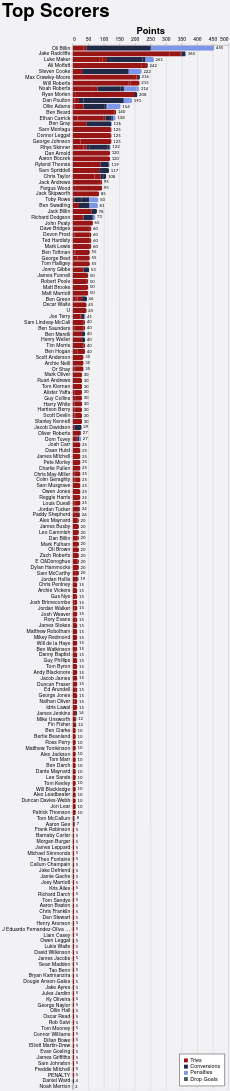

The specification (Vega-Lite) saved for this image:
### Vega-Lite specification from a JSON file in a GitHub repository (floating-point values rounded to 4 significant figures; data arrays with more than 128 entries replaced by an {"elided": "..."} marker saying what was removed)
{"config": {"axis": {"labelFont": "PT Sans Narrow, Helvetica Neue, Helvetica, Arial, sans-serif", "titleFont": "PT Sans Narrow, Helvetica Neue, Helvetica, Arial, sans-serif", "labelFontSize": 13, "titleFontSize": 24, "gridColor": "#202947", "gridOpacity": 0.2}, "text": {"font": "Lato, sans-serif"}, "bar": {"cornerRadiusEnd": 5}, "header": {"labelFont": "PT Sans Narrow, Helvetica Neue, Helvetica, Arial, sans-serif", "titleFont": "PT Sans Narrow, Helvetica Neue, Helvetica, Arial, sans-serif", "labelFontSize": 24, "titleFontSize": 28, "labelFontWeight": "bold", "orient": "left"}, "legend": {"labelFont": "PT Sans Narrow, Helvetica Neue, Helvetica, Arial, sans-serif", "titleFont": "PT Sans Narrow, Helvetica Neue, Helvetica, Arial, sans-serif", "labelFontSize": 14, "titleFontSize": 16, "titlePadding": 5, "fillColor": "white", "strokeColor": "black", "padding": 10, "titleFontWeight": "lighter", "titleFontStyle": "italic", "titleColor": "gray", "offset": 10}, "title": {"font": "PT Sans Narrow, Helvetica Neue, Helvetica, Arial, sans-serif", "fontSize": 48, "fontWeight": "bold", "anchor": "start", "align": "center", "titlePadding": 20, "subtitlePadding": 10, "subtitleFontSize": 13, "subtitleColor": "", "subtitleFontStyle": "italic", "offset": 15, "color": "black"}, "axisX": {"labelAngle": 0}, "facet": {"title": null, "header": null, "align": {"row": "each", "column": "each"}}, "resolve": {"scale": {"y": "independent", "facet": "independent"}}, "background": "#f2f1f4", "scale": {"offsetBandPaddingOuter": 0.2, "offsetBandPaddingInner": 0.1}}, "layer": [{"mark": {"type": "bar"}, "encoding": {"color": {"field": "component", "legend": {"orient": "bottom-right", "title": null}, "scale": {"domain": ["Tries", "Conversions", "Penalties", "Drop Goals"], "range": ["#981515", "#202946", "#7d96e8", "#4b5563"]}, "type": "nominal"}, "order": {"field": "component_order", "sort": "ascending", "type": "quantitative"}, "tooltip": [{"field": "player", "title": "Player", "type": "nominal"}, {"field": "game_type", "title": "Game Type", "type": "nominal"}, {"field": "component", "title": "Score Type", "type": "nominal"}, {"aggregate": "sum", "field": "value", "title": "Value", "type": "quantitative"}, {"aggregate": "max", "field": "player_total", "title": "Total", "type": "quantitative"}], "x": {"aggregate": "sum", "axis": {"orient": "top", "title": "Points"}, "field": "value", "type": "quantitative"}, "y": {"field": "player", "sort": {"field": "player_total", "op": "max", "order": "descending"}, "title": null, "type": "nominal"}}}, {"mark": {"type": "text", "align": "left", "baseline": "middle", "color": "black", "dx": 4, "fontSize": 11}, "encoding": {"text": {"field": "total_value", "format": ".0f", "type": "quantitative"}, "x": {"axis": {"orient": "top", "title": "Points"}, "field": "total_value", "type": "quantitative"}, "y": {"field": "player", "sort": {"field": "player_total", "op": "max", "order": "descending"}, "title": null, "type": "nominal"}}, "transform": [{"aggregate": [{"op": "sum", "field": "value", "as": "total_value"}, {"op": "max", "field": "player_total", "as": "player_total"}], "groupby": ["player"]}]}], "data": {"name": "data-e70c846e85a29553696679bee83b212b"}, "height": {"step": 15}, "params": [{"name": "seasonParam", "value": []}, {"name": "gameTypesParam", "value": []}, {"name": "gameTypeParam", "value": "All games"}, {"name": "squadParam", "value": "All"}, {"name": "scoreTypeParam", "value": "Total"}], "title": {"text": "Top Scorers"}, "transform": [{"filter": "length(seasonParam) === 0 || indexof(seasonParam, datum.season) >= 0"}, {"filter": "length(gameTypesParam) === 0 || indexof(gameTypesParam, datum.game_type) >= 0"}, {"filter": "squadParam === \"All\" || datum.squad === squadParam"}, {"filter": "scoreTypeParam === datum.score_type"}, {"joinaggregate": [{"op": "sum", "field": "value", "as": "player_total"}], "groupby": ["player"]}, {"filter": "datum.player_total > 0"}], "width": 400, "$schema": "https://vega.github.io/schema/vega-lite/v5.20.1.json", "datasets": {"data-e70c846e85a29553696679bee83b212b": {"elided": "1316 records"}}}
